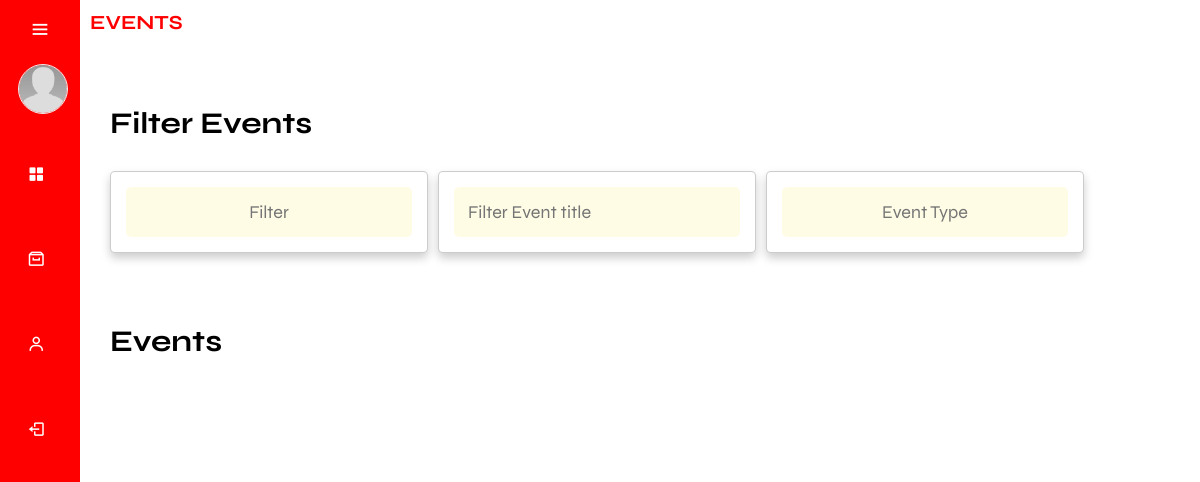
The page /admin/landingPage2.php on the database as committed earlier.
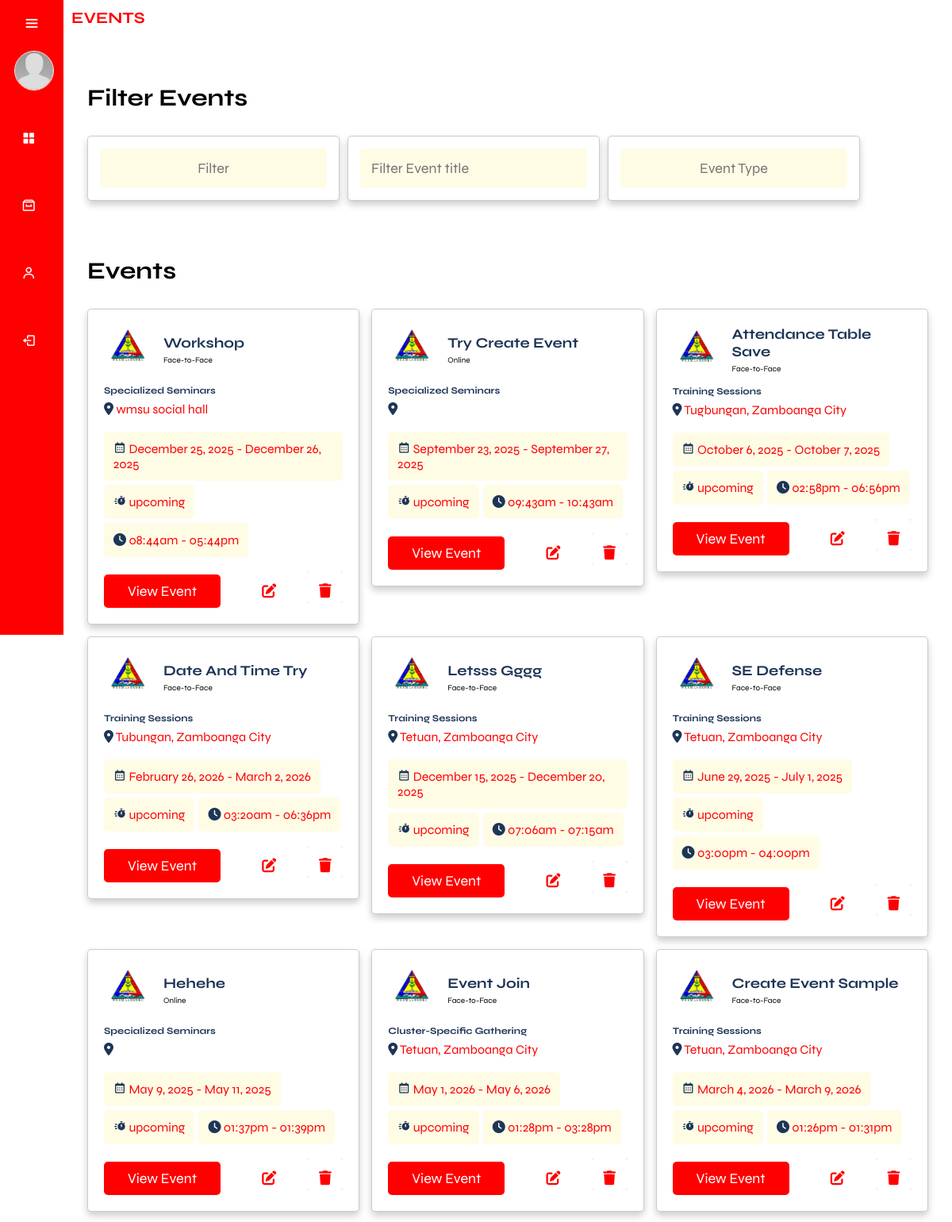
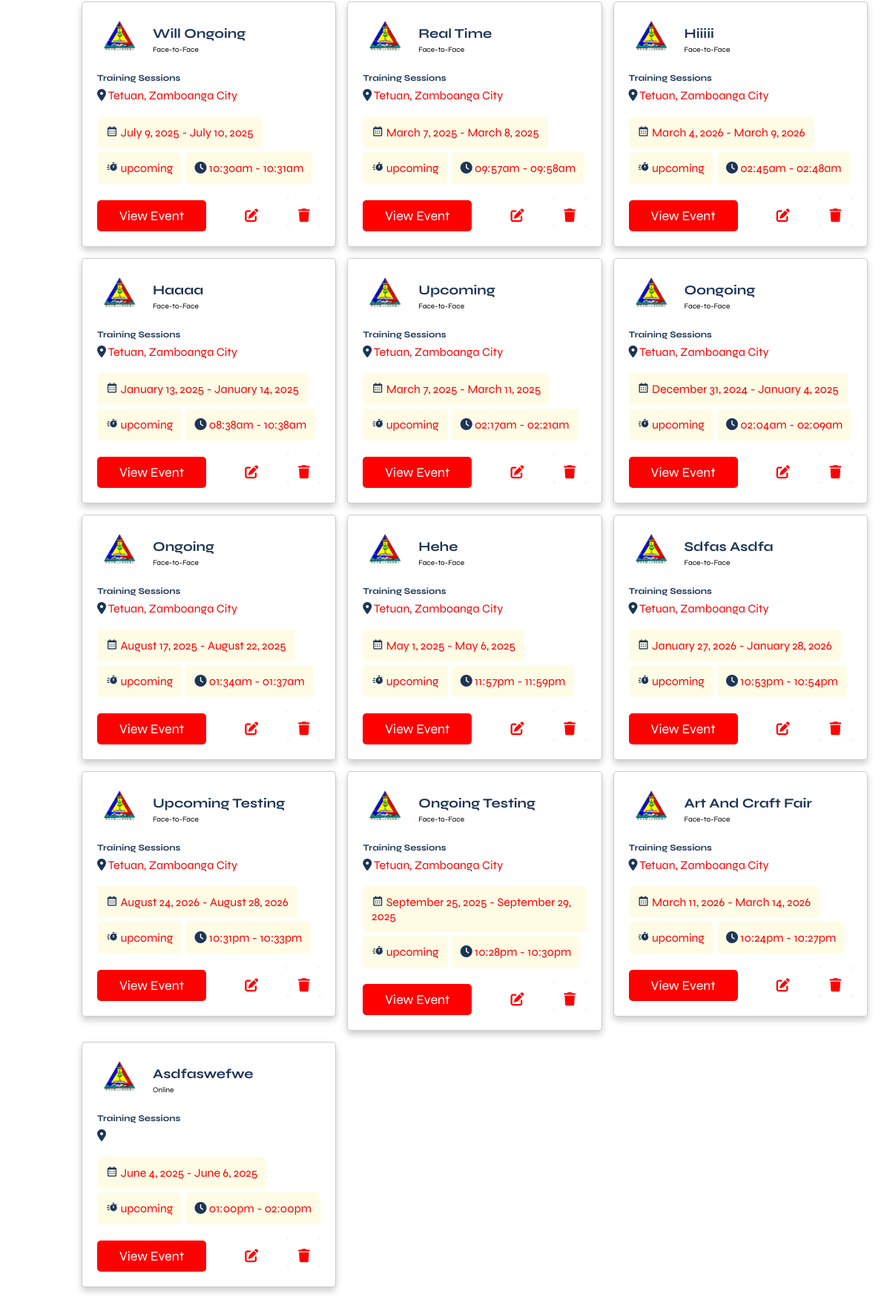
The same page on the database as committed later (2 pictures, top to bottom).
### tables this page shows
CREATE TABLE `events` (
  `event_id` int(11) NOT NULL,
  `event_title` varchar(255) NOT NULL,
  `event_description` text DEFAULT NULL,
  `event_type` varchar(50) NOT NULL,
  `event_mode` varchar(50) NOT NULL,
  `event_photo_path` varchar(255) DEFAULT NULL,
  `location` varchar(255) NOT NULL,
  `date_start` date NOT NULL,
  `date_end` date NOT NULL,
  `time_start` time NOT NULL,
  `time_end` time NOT NULL,
  `date_created` timestamp NOT NULL DEFAULT current_timestamp(),
  `event_link` text DEFAULT NULL,
  `cancelReason` text NOT NULL,
  `event_cancel` varchar(255) NOT NULL,
  `participant_limit` int(11) NOT NULL
);

### function/F.getEventGrid.php (the view, shortened to what this page needs)
<?php
    require_once('../db.connection/connection.php');
    $sql = "SELECT * FROM Events WHERE NOW() < CONCAT(date_end, ' ', time_end) AND (event_cancel IS NULL OR event_cancel = '') ORDER BY date_created DESC";
    $result = mysqli_query($conn, $sql);
    while ($row = mysqli_fetch_assoc($result)) {
        $eventTitle = $row['event_title'];
        $eventLocation = $row['location'];
        $eventDateStart = date('F j, Y', strtotime($row['date_start']));
        $eventDateEnd = date('F j, Y', strtotime($row['date_end']));
        $eventTimeStart = date('h:ia', strtotime($row['time_start']));
        $eventTimeEnd = date('h:ia', strtotime($row['time_end']));
        $eventMode = $row['event_mode'];
        $eventType = $row['event_type'];
        $eventId = $row['event_id'];
        $eventTimeZone = new DateTimeZone('Asia/Manila');
        $currentDateTime = new DateTime('now', $eventTimeZone);
        $eventStartDateTime = new DateTime($row['date_start'] . ' ' . $row['time_start'], $eventTimeZone);
        $eventEndDateTime = new DateTime($row['date_end'] . ' ' . $row['time_end'], $eventTimeZone);
        $eventStatus = '';
        if ($currentDateTime >= $eventStartDateTime && $currentDateTime <= $eventEndDateTime) {
            $eventStatus = 'ongoing';
        } elseif ($currentDateTime < $eventStartDateTime) {
            $eventStatus = 'upcoming';
        }
        if ($eventStatus === 'upcoming' || $eventStatus === 'ongoing') {
?>
            <div class="box" data-start-date="<?php echo $eventStartDateTime->format('Y-m-d H:i:s'); ?>" data-end-date="<?php echo $eventEndDateTime->format('Y-m-d H:i:s'); ?>">
                <div class="company">
                    <img src="img/wesmaarrdec-removebg-preview.png" alt="">
                    <div>
                        <h3><?php echo $eventTitle; ?></h3>
                        <span><?php echo $eventMode; ?></span>
                    </div>
                </div>
                <h3 class="event-title"><?php echo $eventType; ?></h3>
                <p class="location"><i class="fas fa-map-marker-alt"></i> <span><?php echo $eventLocation; ?></span></p>
                <div class="tags">
                    <p><i class='bx bx-calendar' ></i> <span><?php echo "$eventDateStart - $eventDateEnd"; ?></span></p>
                    <p><i class='bx bxs-timer'></i> <span><?php echo $eventStatus; ?></span></p>
                    <p><i class="fas fa-clock"></i> <span><?php echo "$eventTimeStart - $eventTimeEnd"; ?></span></p>
                </div>
                <div class="flex-btn">
                    <a href="view_event.php?event_id=<?php echo $row['event_id']; ?>" class="btn">view event</a>
                    <a href="editEventGrid.php?event_id=<?php echo $eventId; ?>" class="fa-solid fa-pen-to-square"></a>
                    <a href="javascript:void(0);" onclick="confirmDeleteEvent(<?php echo $eventId; ?>);">
                        <button class="btn_delete"><i class="fa fa-trash"></i></button>
                    </a>
                </div>
            </div>
<?php
        }
    }
?>

### admin/landingPage2.php (shortened to what this page needs)
<!DOCTYPE html>
<html lang="en">
<head>
    <link href='https://unpkg.com/boxicons@2.1.4/css/boxicons.min.css' rel='stylesheet'>
    <link rel="stylesheet" href="css/main.css">
</head>
<body>
    <?php
    require_once('../db.connection/connection.php');
    ?>
    <div class="sidebar">
        <div class="top">
            <i class="bx bx-menu" id="btnn"></i>
        </div>
        <div class="user">
            <?php if (!empty($Image)): ?>
                <img src="../assets/img/profilePhoto/<?php echo $Image; ?>" alt="user" class="user-img">
            <?php else: ?>
                <img src="../assets/img/profile.jpg" alt="default user" class="user-img">
            <?php endif; ?>
            <div>
            </div>
        </div>
        <ul>
            <li class="nav-sidebar">
                <a href="adminDashboard.php">
                    <i class="bx bxs-grid-alt"></i>
                </a>
            </li>
            <li class="events-side2 nav-sidebar">
                <a href="#" class="a-events">
                    <i class='bx bx-archive'></i>
                </a>
            </li>
            <li class="events-side nav-sidebar">
                <a href="#" class="a-events">
                    <i class='bx bx-user'></i>
                </a>
            </li>
            <li class="nav-sidebar">
                <a href="../login.php">
                    <i class="bx bx-log-out"></i>
                </a>
            </li>
        </ul>
    </div>
    <div class="main-content">
        <div class="containerr">
            <h3 class="dashboard">EVENTS</h3>
            <section class="event-filter">
                <h1 class="heading"></h1>
                <h1 class="heading">filter events</h1>
                <div class="flex2" style=" gap: 10px; margin-bottom:10px">
                    <form action="" method="post" style="margin-bottom:1rem; height:10%">
                        <div class="dropdown-container">
                            <div class="dropdown">
                                <input type="text" readonly name="eventDisplay" placeholder="Filter" maxlength="20"
                                    class="output">
                            </div>
                        </div>
                    </form>
                    <form action="" method="post" style="margin-bottom:1rem; height:10%">
                        <div class="flex">
                            <div class="box">
                                <input type="text" id="eventTitleInput" placeholder="Filter Event title" class="input">
                            </div>
                        </div>
                    </form>
                    <form action="" method="post" style="margin-bottom:1rem; height:10%">
                        <div class="dropdown-container">
                            <div class="dropdown">
                                <input type="text" readonly name="eventType" placeholder="event type" maxlength="20"
                                    class="output">
                            </div>
                        </div>
                    </form>
                </div>
            </section>
        </div>
        <div class="containerr">
            <section class="event-container">
                <h1 class="heading">events</h1>
                <div class="box-container" style="display: flex;flex-wrap: wrap;">
                    <?php include('../function/F.getEventGrid.php'); ?>
                </div>
            </section>
        </div>
    </div>
</body>
</html>

### admin/landingPage2.php (style rules this page uses)
.event-filter form .flex .box .input { width: 100%; border-radius: .5rem; color: var(--first-color-alt); margin: 0; background-color: var(--light-bg); font-size: 1.8rem; }
.flex2 { display: flex; }

Rows that differ between the two databases and show on the page:
added events: event_title "Workshop", event_mode "Face-to-Face", event_type "Specialized Seminars", location "wmsu social hall", date_start "December 25, 2025", date_end "December 26, 2025", time_start "08:44am", time_end "05:44pm"
added events: event_title "Try Create Event", event_mode "Online", event_type "Specialized Seminars", date_start "September 23, 2025", date_end "September 27, 2025", time_start "09:43am", time_end "10:43am"
added events: event_title "Attendance Table Save", event_mode "Face-to-Face", event_type "Training Sessions", location "Tugbungan, Zamboanga City", date_start "October 6, 2025", date_end "October 7, 2025", time_start "02:58pm", time_end "06:56pm"
added events: event_title "Date And Time Try", event_mode "Face-to-Face", event_type "Training Sessions", location "Tubungan, Zamboanga City", date_start "February 26, 2026", date_end "March 2, 2026", time_start "03:20am", time_end "06:36pm"
added events: event_title "Letsss Gggg", event_mode "Face-to-Face", event_type "Training Sessions", location "Tetuan, Zamboanga City", date_start "December 15, 2025", date_end "December 20, 2025", time_start "07:06am", time_end "07:15am"
added events: event_title "SE Defense", event_mode "Face-to-Face", event_type "Training Sessions", location "Tetuan, Zamboanga City", date_start "June 29, 2025", date_end "July 1, 2025", time_start "03:00pm", time_end "04:00pm"
added events: event_title "Hehehe", event_mode "Online", event_type "Specialized Seminars", date_start "May 9, 2025", date_end "May 11, 2025", time_start "01:37pm", time_end "01:39pm"
added events: event_title "Event Join", event_mode "Face-to-Face", event_type "Cluster-Specific Gathering", location "Tetuan, Zamboanga City", date_start "May 1, 2026", date_end "May 6, 2026", time_start "01:28pm", time_end "03:28pm"
added events: event_title "Create Event Sample", event_mode "Face-to-Face", event_type "Training Sessions", location "Tetuan, Zamboanga City", date_start "March 4, 2026", date_end "March 9, 2026", time_start "01:26pm", time_end "01:31pm"
added events: event_title "Will Ongoing", event_mode "Face-to-Face", event_type "Training Sessions", location "Tetuan, Zamboanga City", date_start "July 9, 2025", date_end "July 10, 2025", time_start "10:30am", time_end "10:31am"
added events: event_title "Real Time", event_mode "Face-to-Face", event_type "Training Sessions", location "Tetuan, Zamboanga City", date_start "March 7, 2025", date_end "March 8, 2025", time_start "09:57am", time_end "09:58am"
added events: event_title "Hiiiii", event_mode "Face-to-Face", event_type "Training Sessions", location "Tetuan, Zamboanga City", date_start "March 4, 2026", date_end "March 9, 2026", time_start "02:45am", time_end "02:48am"
added events: event_title "Haaaa", event_mode "Face-to-Face", event_type "Training Sessions", location "Tetuan, Zamboanga City", date_start "January 13, 2025", date_end "January 14, 2025", time_start "08:38am", time_end "10:38am"
added events: event_title "Upcoming", event_mode "Face-to-Face", event_type "Training Sessions", location "Tetuan, Zamboanga City", date_start "March 7, 2025", date_end "March 11, 2025", time_start "02:17am", time_end "02:21am"
added events: event_title "Oongoing", event_mode "Face-to-Face", event_type "Training Sessions", location "Tetuan, Zamboanga City", date_start "December 31, 2024", date_end "January 4, 2025", time_start "02:04am", time_end "02:09am"
added events: event_title "Ongoing", event_mode "Face-to-Face", event_type "Training Sessions", location "Tetuan, Zamboanga City", date_start "August 17, 2025", date_end "August 22, 2025", time_start "01:34am", time_end "01:37am"
added events: event_title "Hehe", event_mode "Face-to-Face", event_type "Training Sessions", location "Tetuan, Zamboanga City", date_start "May 1, 2025", date_end "May 6, 2025", time_start "11:57pm", time_end "11:59pm"
added events: event_title "Sdfas Asdfa", event_mode "Face-to-Face", event_type "Training Sessions", location "Tetuan, Zamboanga City", date_start "January 27, 2026", date_end "January 28, 2026", time_start "10:53pm", time_end "10:54pm"
added events: event_title "Upcoming Testing", event_mode "Face-to-Face", event_type "Training Sessions", location "Tetuan, Zamboanga City", date_start "August 24, 2026", date_end "August 28, 2026", time_start "10:31pm", time_end "10:33pm"
added events: event_title "Ongoing Testing", event_mode "Face-to-Face", event_type "Training Sessions", location "Tetuan, Zamboanga City", date_start "September 25, 2025", date_end "September 29, 2025", time_start "10:28pm", time_end "10:30pm"
added events: event_title "Art And Craft Fair", event_mode "Face-to-Face", event_type "Training Sessions", location "Tetuan, Zamboanga City", date_start "March 11, 2026", date_end "March 14, 2026", time_start "10:24pm", time_end "10:27pm"
added events: event_title "Asdfaswefwe", event_mode "Online", event_type "Training Sessions", date_start "June 4, 2025", date_end "June 6, 2025", time_start "01:00pm", time_end "02:00pm"
